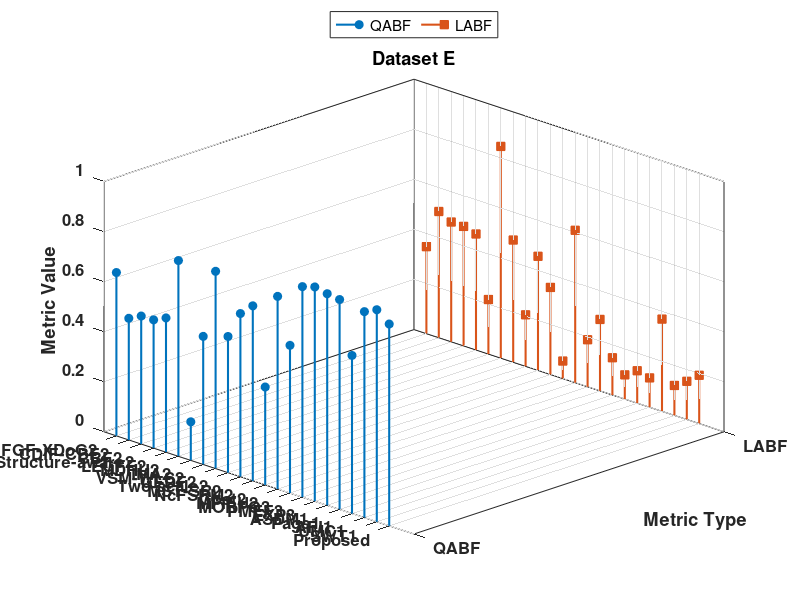

MATLAB code for this plot:
% Clear environment
clear; close all; clc;

% Define fusion methods
methods = {'FGF-XDoG2','CDIF-CBF2','CBF2','Structure-aware2','LEGFF2',...
           'MDHU2','IMA2','VSM-WLS2','GFDF2','Two-scale2',...
           'MST-SR2','NcFSRM2','Gost2','MFIFU2','MORFO3',...
           'PMEF3','EXP3','ASDM1','Page1','AFI1','UMC1','SWT1','Proposed'};

% Metric values (Dataset E)
QABF = [0.6525, 0.4859, 0.5113, 0.5125, 0.5365, ...
        0.7820, 0.1541, 0.5117, 0.7880, 0.5440, ...
        0.6520, 0.699054, 0.391134, 0.769528, 0.590271, ...
        0.841135, 0.856096, 0.845410, 0.838577, 0.631582, ...
        0.822860, 0.846739, 0.806017];

LABF = [0.3475, 0.5043, 0.4786, 0.4775, 0.4635, ...
        0.2180, 0.8459, 0.4883, 0.2060, 0.4560, ...
        0.3480, 0.070273, 0.608864, 0.188091, 0.285439, ...
        0.148827, 0.096755, 0.129589, 0.117330, 0.368388, ...
        0.119760, 0.152650, 0.193000];

% X-axis
x = 1:length(methods);

% Plot
figure; hold on; grid on; box on;

% QABF
stem3(x, ones(size(x)), QABF, 'o', 'LineWidth', 1.5, ...
      'Color',[0 0.45 0.74], 'MarkerFaceColor',[0 0.45 0.74]);

% LABF
stem3(x, 2*ones(size(x)), LABF, 's', 'LineWidth', 1.5, ...
      'Color',[0.85 0.33 0.10], 'MarkerFaceColor',[0.85 0.33 0.10]);

% Axis settings
set(gca,'XTick',1:length(methods),...
        'XTickLabel',methods,...
        'XTickLabelRotation',45);

set(gca,'YTick',1:2,'YTickLabel',{'QABF','LABF'});

%xlabel('Fusion Methods');
ylabel('Metric Type');
zlabel('Metric Value');
title('Dataset E');

% View
view(45,30);
set(gca,'FontSize',12,'FontWeight','bold');
set(gcf,'Color','w');

% Legend
legend({'QABF','LABF'},'Location','northoutside','Orientation','horizontal');
